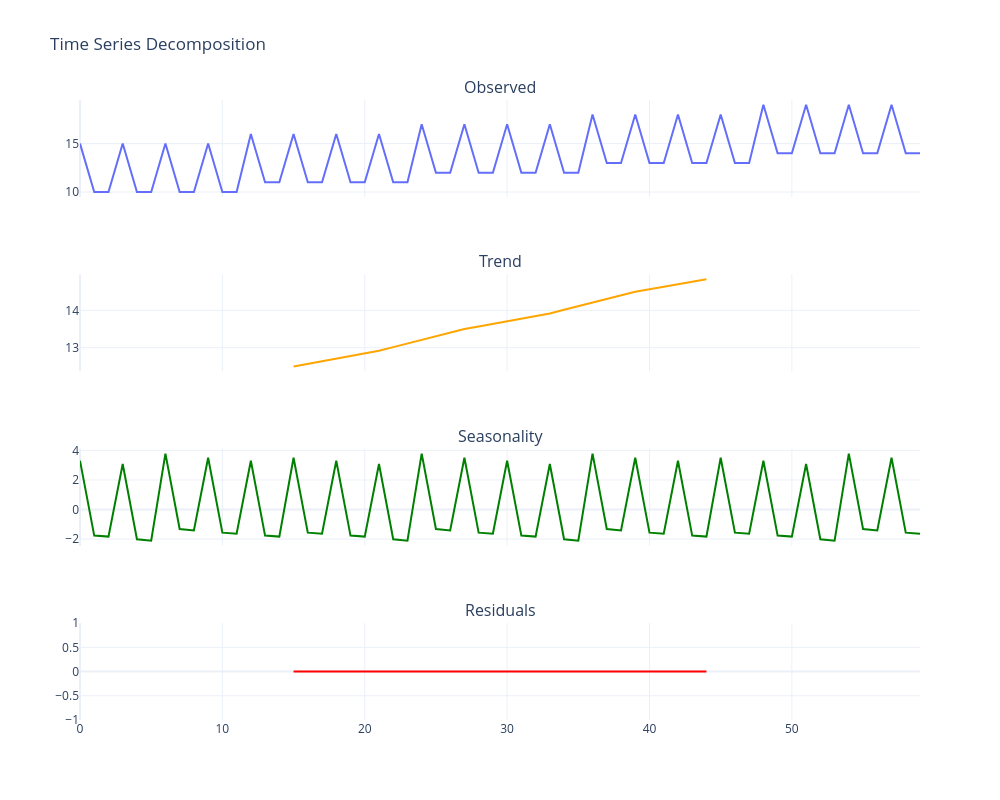

Notebook cell for this chart:
### Code cell
plot_decomposition(df_7)

### Figure 1 — Plotly figure (JSON) as saved in the notebook; plotly's stock layout.template omitted (floating-point values rounded to 4 significant figures)
{"data": [{"mode": "lines", "name": "Observed", "type": "scatter", "x": [0, 1, 2, 3, 4, 5, 6, 7, 8, 9, 10, 11, 12, 13, 14, 15, 16, 17, 18, 19, 20, 21, 22, 23, 24, 25, 26, 27, 28, 29, 30, 31, 32, 33, 34, 35, 36, 37, 38, 39, 40, 41, 42, 43, 44, 45, 46, 47, 48, 49, 50, 51, 52, 53, 54, 55, 56, 57, 58, 59], "xaxis": "x", "y": [15, 10, 10, 15, 10, 10, 15, 10, 10, 15, 10, 10, 16, 11, 11, 16, 11, 11, 16, 11, 11, 16, 11, 11, 17, 12, 12, 17, 12, 12, 17, 12, 12, 17, 12, 12, 18, 13, 13, 18, 13, 13, 18, 13, 13, 18, 13, 13, 19, 14, 14, 19, 14, 14, 19, 14, 14, 19, 14, 14], "yaxis": "y"}, {"line": {"color": "orange"}, "mode": "lines", "name": "Trend", "type": "scatter", "x": [0, 1, 2, 3, 4, 5, 6, 7, 8, 9, 10, 11, 12, 13, 14, 15, 16, 17, 18, 19, 20, 21, 22, 23, 24, 25, 26, 27, 28, 29, 30, 31, 32, 33, 34, 35, 36, 37, 38, 39, 40, 41, 42, 43, 44, 45, 46, 47, 48, 49, 50, 51, 52, 53, 54, 55, 56, 57, 58, 59], "xaxis": "x2", "y": [null, null, null, null, null, null, null, null, null, null, null, null, null, null, null, 12.5, 12.57, 12.63, 12.7, 12.77, 12.83, 12.92, 13.02, 13.12, 13.22, 13.32, 13.42, 13.5, 13.57, 13.63, 13.7, 13.77, 13.83, 13.92, 14.02, 14.12, 14.22, 14.32, 14.42, 14.5, 14.57, 14.63, 14.7, 14.77, 14.83, null, null, null, null, null, null, null, null, null, null, null, null, null, null, null], "yaxis": "y2"}, {"line": {"color": "green"}, "mode": "lines", "name": "Seasonality", "type": "scatter", "x": [0, 1, 2, 3, 4, 5, 6, 7, 8, 9, 10, 11, 12, 13, 14, 15, 16, 17, 18, 19, 20, 21, 22, 23, 24, 25, 26, 27, 28, 29, 30, 31, 32, 33, 34, 35, 36, 37, 38, 39, 40, 41, 42, 43, 44, 45, 46, 47, 48, 49, 50, 51, 52, 53, 54, 55, 56, 57, 58, 59], "xaxis": "x3", "y": [3.3, -1.767, -1.833, 3.083, -2.017, -2.117, 3.783, -1.317, -1.417, 3.5, -1.567, -1.633, 3.3, -1.767, -1.833, 3.5, -1.567, -1.633, 3.3, -1.767, -1.833, 3.083, -2.017, -2.117, 3.783, -1.317, -1.417, 3.5, -1.567, -1.633, 3.3, -1.767, -1.833, 3.083, -2.017, -2.117, 3.783, -1.317, -1.417, 3.5, -1.567, -1.633, 3.3, -1.767, -1.833, 3.5, -1.567, -1.633, 3.3, -1.767, -1.833, 3.083, -2.017, -2.117, 3.783, -1.317, -1.417, 3.5, -1.567, -1.633], "yaxis": "y3"}, {"line": {"color": "red"}, "mode": "lines", "name": "Residuals", "type": "scatter", "x": [0, 1, 2, 3, 4, 5, 6, 7, 8, 9, 10, 11, 12, 13, 14, 15, 16, 17, 18, 19, 20, 21, 22, 23, 24, 25, 26, 27, 28, 29, 30, 31, 32, 33, 34, 35, 36, 37, 38, 39, 40, 41, 42, 43, 44, 45, 46, 47, 48, 49, 50, 51, 52, 53, 54, 55, 56, 57, 58, 59], "xaxis": "x4", "y": [null, null, null, null, null, null, null, null, null, null, null, null, null, null, null, 0, 0, 0, 0, 0, 0, 0, 0, 0, 0, 0, 0, 0, 0, 0, 0, 0, 0, 0, 0, 0, 0, 0, 0, 0, 0, 0, 0, 0, 0, null, null, null, null, null, null, null, null, null, null, null, null, null, null, null], "yaxis": "y4"}], "layout": {"annotations": [{"font": {"size": 16}, "showarrow": false, "text": "Observed", "x": 0.5, "xanchor": "center", "xref": "paper", "y": 1, "yanchor": "bottom", "yref": "paper"}, {"font": {"size": 16}, "showarrow": false, "text": "Trend", "x": 0.5, "xanchor": "center", "xref": "paper", "y": 0.7188, "yanchor": "bottom", "yref": "paper"}, {"font": {"size": 16}, "showarrow": false, "text": "Seasonality", "x": 0.5, "xanchor": "center", "xref": "paper", "y": 0.4375, "yanchor": "bottom", "yref": "paper"}, {"font": {"size": 16}, "showarrow": false, "text": "Residuals", "x": 0.5, "xanchor": "center", "xref": "paper", "y": 0.1562, "yanchor": "bottom", "yref": "paper"}], "height": 800, "showlegend": false, "title": {"text": "Time Series Decomposition"}, "width": 1000, "xaxis": {"anchor": "y", "domain": [0, 1], "matches": "x4", "showticklabels": false}, "xaxis2": {"anchor": "y2", "domain": [0, 1], "matches": "x4", "showticklabels": false}, "xaxis3": {"anchor": "y3", "domain": [0, 1], "matches": "x4", "showticklabels": false}, "xaxis4": {"anchor": "y4", "domain": [0, 1]}, "yaxis": {"anchor": "x", "domain": [0.8438, 1]}, "yaxis2": {"anchor": "x2", "domain": [0.5625, 0.7188]}, "yaxis3": {"anchor": "x3", "domain": [0.2812, 0.4375]}, "yaxis4": {"anchor": "x4", "domain": [0, 0.1562]}}}
